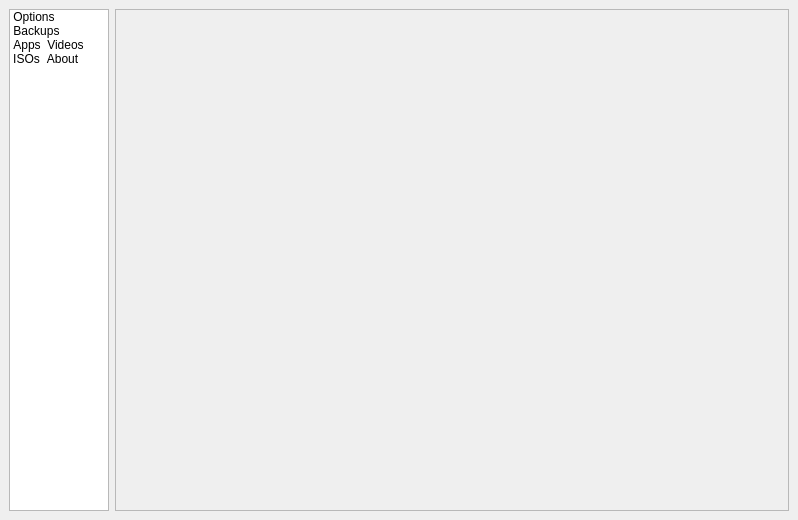
<ui version="4.0" >
 <class>MainWindow</class>
 <widget class="QMainWindow" name="MainWindow" >
  <property name="geometry" >
   <rect>
    <x>0</x>
    <y>0</y>
    <width>798</width>
    <height>520</height>
   </rect>
  </property>
  <property name="windowTitle" >
   <string>QPSPManager</string>
  </property>
  <widget class="QWidget" name="centralwidget" >
   <layout class="QHBoxLayout" >
    <property name="margin" >
     <number>9</number>
    </property>
    <property name="spacing" >
     <number>6</number>
    </property>
    <item>
     <widget class="QListWidget" name="listMenu" >
      <property name="sizePolicy" >
       <sizepolicy>
        <hsizetype>0</hsizetype>
        <vsizetype>7</vsizetype>
        <horstretch>0</horstretch>
        <verstretch>0</verstretch>
       </sizepolicy>
      </property>
      <property name="maximumSize" >
       <size>
        <width>100</width>
        <height>16777215</height>
       </size>
      </property>
      <property name="selectionMode" >
       <enum>QAbstractItemView::SingleSelection</enum>
      </property>
      <property name="iconSize" >
       <size>
        <width>48</width>
        <height>48</height>
       </size>
      </property>
      <property name="movement" >
       <enum>QListView::Static</enum>
      </property>
      <property name="spacing" >
       <number>12</number>
      </property>
      <property name="viewMode" >
       <enum>QListView::IconMode</enum>
      </property>
      <property name="uniformItemSizes" >
       <bool>false</bool>
      </property>
      <item>
       <property name="text" >
        <string>Options</string>
       </property>
       <property name="icon" >
        <iconset resource="qpspmanager.qrc" >:/icons/options.png</iconset>
       </property>
      </item>
      <item>
       <property name="text" >
        <string>Backups</string>
       </property>
       <property name="icon" >
        <iconset resource="qpspmanager.qrc" >:/icons/backups.png</iconset>
       </property>
      </item>
      <item>
       <property name="text" >
        <string>Apps</string>
       </property>
       <property name="icon" >
        <iconset resource="qpspmanager.qrc" >:/icons/applications.png</iconset>
       </property>
      </item>
      <item>
       <property name="text" >
        <string>Videos</string>
       </property>
       <property name="icon" >
        <iconset resource="qpspmanager.qrc" >:/icons/videos.png</iconset>
       </property>
      </item>
      <item>
       <property name="text" >
        <string>ISOs</string>
       </property>
       <property name="icon" >
        <iconset resource="qpspmanager.qrc" >:/icons/isos.png</iconset>
       </property>
      </item>
      <item>
       <property name="text" >
        <string>About</string>
       </property>
       <property name="icon" >
        <iconset resource="qpspmanager.qrc" >:/icons/help.png</iconset>
       </property>
      </item>
     </widget>
    </item>
    <item>
     <widget class="QFrame" name="frame" >
      <property name="sizePolicy" >
       <sizepolicy>
        <hsizetype>7</hsizetype>
        <vsizetype>7</vsizetype>
        <horstretch>0</horstretch>
        <verstretch>0</verstretch>
       </sizepolicy>
      </property>
      <property name="frameShape" >
       <enum>QFrame::StyledPanel</enum>
      </property>
      <property name="frameShadow" >
       <enum>QFrame::Raised</enum>
      </property>
      <layout class="QVBoxLayout" >
       <property name="margin" >
        <number>9</number>
       </property>
       <property name="spacing" >
        <number>6</number>
       </property>
       <item>
        <widget class="QStackedWidget" name="stackedWidget" />
       </item>
      </layout>
     </widget>
    </item>
   </layout>
  </widget>
 </widget>
 <resources>
  <include location="qpspmanager.qrc" />
 </resources>
 <connections/>
</ui>
